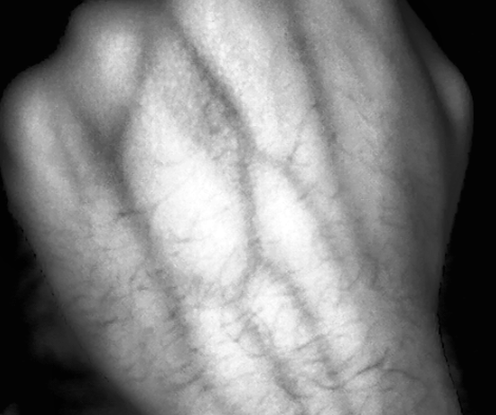
#> input picture IR Image.png, 496 x 415 px, given as the content of the folder C:/Users/chill/Documents/CV Term Project/TopOfHand, which was not available
$ python frangi.py 'IR Image.png'
#> lines starting #> are read from the running program, lines starting #| are printed output that depends on the picture; pictures that were not available may be replaced by others from this repository, and a replacement may not be noted
"""
@author: Cole Hill
University of South Florida
Spring 2020
Computer Vision
"""

from scipy.ndimage import gaussian_filter,gaussian_filter1d,sobel
import numpy as np
import cv2
from cv2 import imread,imwrite
import sys
import numba
import os
import shutil
from tqdm import tqdm
from multiprocessing import Pool,freeze_support

#Blob and structureness parameters as defined in `Frangi-Net: A Neural Network Approach to Vessel Segmentation`
beta = 0.5
c = 1

def build_image_tensor(image,sigma=1):
    """
    Builds image tensor H matrix
    Returns Hxx, Hxy, Hyy
    """
    Hxx = gaussian_filter1d(image,sigma,axis=1,order=2)
    Hyy = gaussian_filter1d(image,sigma,axis=0,order=2)
    Hxy = gaussian_filter(image,sigma,order=2)
    return Hxx, Hxy, Hyy

def calculate_eigs(Hxx,Hxy,Hyy):
    """
    Calculates eigen values for pixel point
    """
    l1 = (Hxx + Hyy) + np.sqrt( (Hxx-Hyy)**2 +4*Hxy**2 )
    l1/=2
    l2 = (Hxx + Hyy) - np.sqrt( (Hxx-Hyy)**2 +4*Hxy**2 )
    l2/=2
    return l1,l2

def calculate_vesselness(l1,l2,beta,c):
    """
    Calculates vesselness value
    """
    vesselness = np.zeros(shape=l1.shape)

    R = np.abs(l1)/(np.abs(l2)+1e-12)
    S = np.sqrt(l1**2 + l2**2)
    V0_l2pos = np.exp( -(R**2)/(2*beta**2) )
    V0_l2pos *= (1 - np.exp( -(S**2)/(2*c**2) ))
    vesselness = np.where(l2>0,0,V0_l2pos)
    return vesselness

def filter_image(image,sigma=1,beta=.5,c=1):
    """
    Filters image using Frangi filter
    Returns vesselness image and image minus vesselness image
    """
    tmp_image = image.copy()
    Hxx,Hxy,Hyy = build_image_tensor(image,sigma=sigma)
    l1,l2 = calculate_eigs(Hxx,Hxy,Hyy)
    vesselness = calculate_vesselness(l1,l2,beta,c)
    vesselness = invert_vesselness(vesselness,image)
    sub = tmp_image-vesselness
    sub = clean_image(sub)
    vesselness = clean_image(vesselness)
    return vesselness,sub

def clean_image(image):
    """
    Ensures image is in correct format
    """
    image = image*255
    image = image.astype(int)
    image = np.where(image<0,0,image)
    image = np.where(image>255,255,image)
    image = np.where(image==np.nan,0,image)
    image = np.where(image==np.inf,0,image)
    return image

@numba.jit
def thresh(img,val):
    for i in numba.prange(img.shape[0]):
        for j in numba.prange(img.shape[1]):
            if img[i,j]<val:
                img[i,j] = 0
    return img

@numba.jit
def invert_vesselness(vesselness,image):
    ret = vesselness.copy()
    for i in numba.prange(image.shape[0]):
        for j in numba.prange(image.shape[1]):
            if image[i,j]>0:
                v = vesselness[i,j]
                if v>0.001:
                    ret[i,j]=0
                else:
                    ret[i,j]=1
    return ret

def process_image(img_path,beta,c,sigma,vessel_mask='vesselness.png',highlighted='sub.png'):
    image = imread(img_path)
    image = cv2.resize(image,(image.shape[1]*3,image.shape[0]*3))
    out_im = image.copy()

    image = cv2.cvtColor(image,cv2.COLOR_BGR2GRAY)
    image = thresh(image,70)
    image = cv2.normalize(image, image, 0, 255,norm_type=cv2.NORM_MINMAX)

    image= image/255
    vesselness, sub = filter_image(image,sigma=sigma,beta=beta,c=c)
    imwrite(vessel_mask,vesselness)


    for i in range(out_im.shape[0]):
        for j in range(out_im.shape[1]):
            if vesselness[i,j]>0 :#and vesselness[i,j]<250:
                out_im[i,j] = [0,255,0]
    imwrite(highlighted,out_im)

def batch_process_image(img_path):
    img_path = img_path[0]
    beta,c,sigma = 1 ,.00001 , 30
    data_set_path = r"C:\Users\chill\Documents\CV Term Project\Images"
    data_set_path = r"C:\Users\chill\Documents\CV Term Project\TopOfHand"
    image = os.path.split(img_path)[-1]
    vessel_path = os.path.join('toh_vessel_images',"v_"+image)
    highlight_path = os.path.join('toh_highlight_images',"h_"+image)
    selected_path  = os.path.join('toh_selected_images',image)

    shutil.copyfile(img_path,selected_path)
    process_image(img_path,beta,c,sigma,vessel_mask=vessel_path,highlighted=highlight_path)


if __name__ == "__main__":

    freeze_support()

    # beta,c,sigma = map(float,sys.argv[1:])
    beta,c,sigma = 1 ,.00006 , 10
    # img_path = r"C:\Users\chill\Documents\CV Term Project\Images\002_l_850_05.jpg"
    # process_image(img_path,beta,c,sigma)

    data_set_path = r"C:\Users\chill\Documents\CV Term Project\Images"
    data_set_path = r"C:\Users\chill\Documents\CV Term Project\TopOfHand"
    images = os.listdir(data_set_path)
    # [7 lines of commented-out code are left out]

    os.makedirs("toh_selected_images",exist_ok=True)
    os.makedirs("toh_vessel_images",exist_ok=True)
    os.makedirs("toh_highlight_images",exist_ok=True)

    p = Pool(5)
    batch_size=5
    batches = []


    for image in tqdm(images):
        img_path = os.path.join(data_set_path,image)
        batches.append(tuple([img_path]))

        if len(batches)==batch_size:
            p.map(batch_process_image,batches)
            batches = []

    if len(batches)>0:
        p.map(batch_process_image,batches)
#> in process_image, image is the input picture: shape (415, 496, 3); min 0, max 255, mean 128
#> in calculate_eigs, `l1 = (Hxx + Hyy) + np.sqrt( (Hxx-Hyy)**2 +4*Hxy**2 )`:
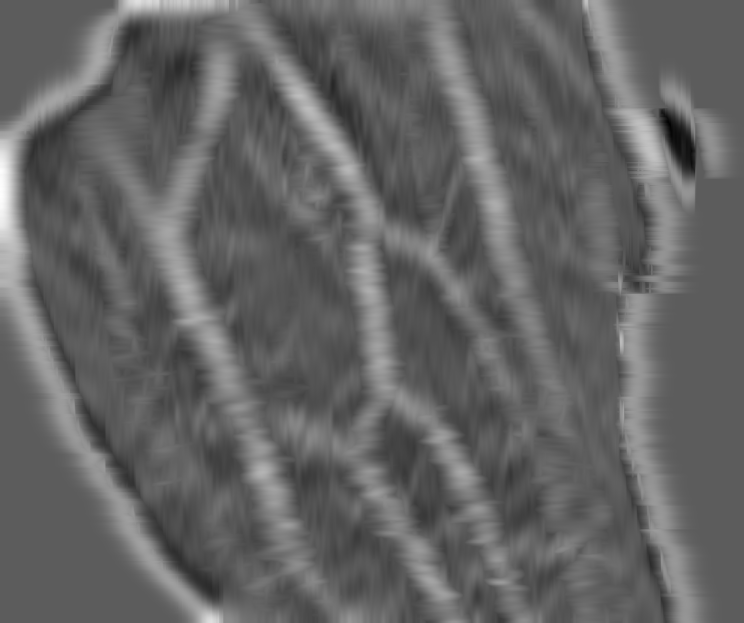
#> l1: shape (1245, 1488) float64 (shown at 1/2 size); min -0.000282, max 0.000499, mean 2.59e-05; drawn with min black and max white
#> in calculate_eigs, `l2 = (Hxx + Hyy) - np.sqrt( (Hxx-Hyy)**2 +4*Hxy**2 )`:
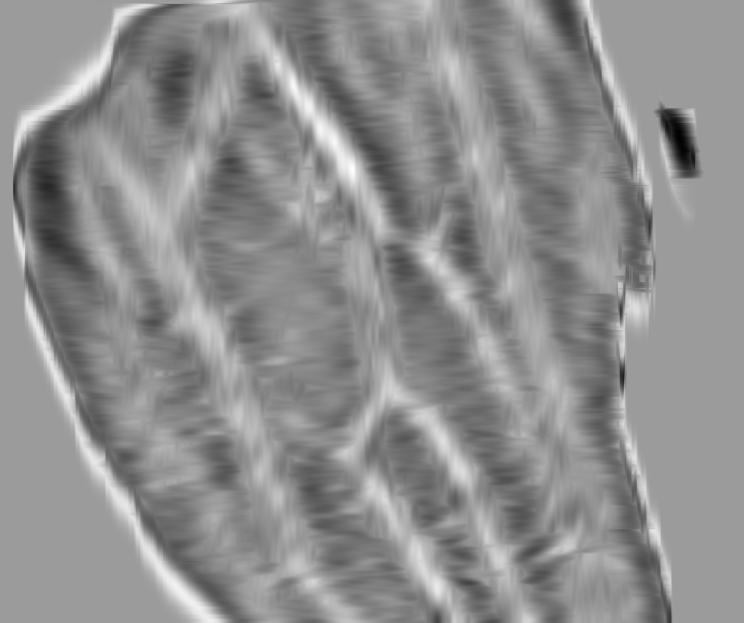
#> l2: shape (1245, 1488) float64 (shown at 1/2 size); min -0.000358, max 0.000231, mean -2.81e-05; drawn with min black and max white
#> in calculate_vesselness, `S = np.sqrt(l1**2 + l2**2)`:
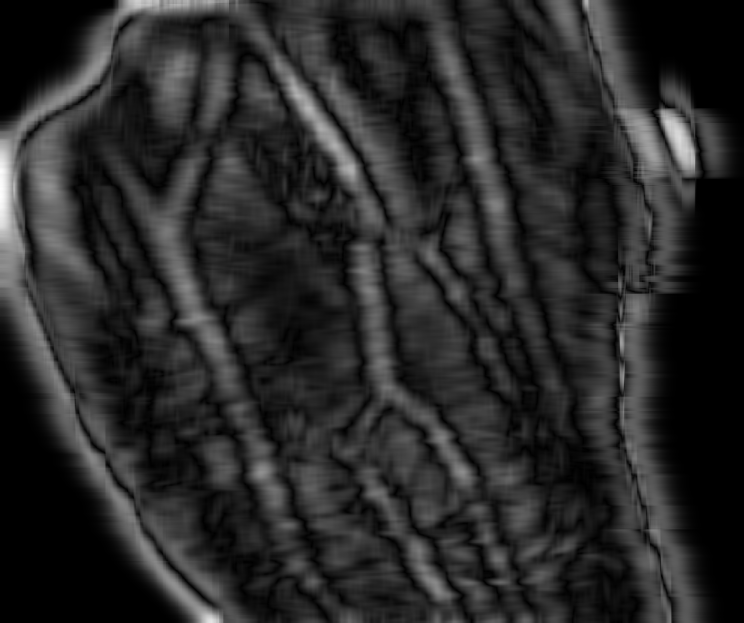
#> S: shape (1245, 1488) float64 (shown at 1/2 size); min 0, max 0.00025, mean 4.08e-05; drawn with min black and max white
#> in calculate_vesselness, `V0_l2pos *= (1 - np.exp( -(S**2)/(2*c**2) ))`:
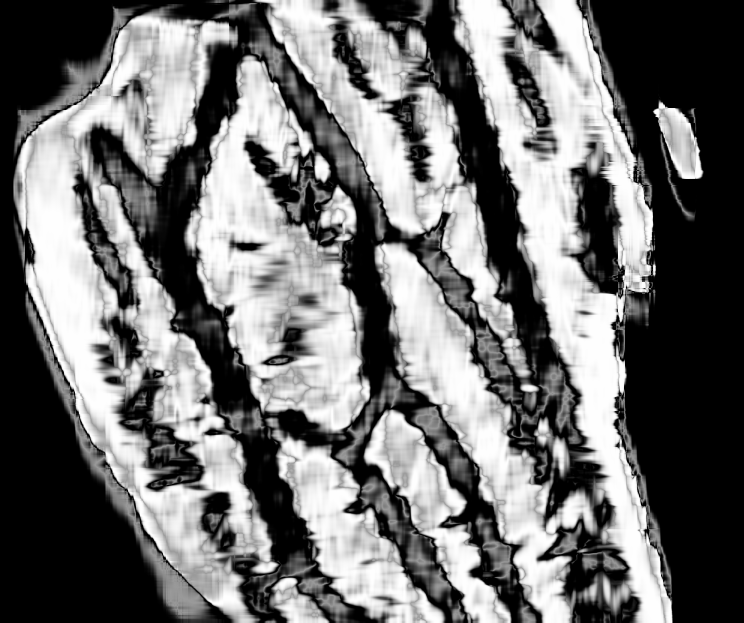
#> V0_l2pos: shape (1245, 1488) float64 (shown at 1/2 size); min 0, max 1, mean 0.443
#> in filter_image, `sub = tmp_image-vesselness`:
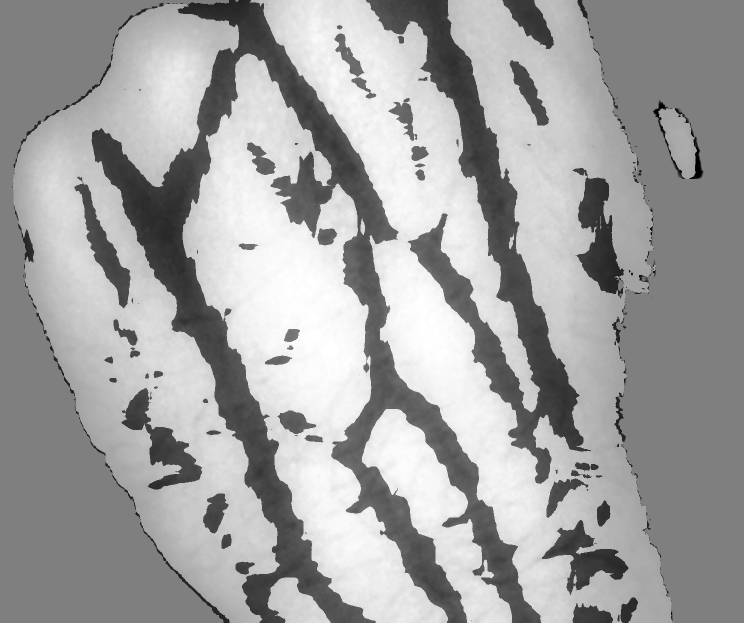
#> sub: shape (1245, 1488) float64 (shown at 1/2 size); min -1, max 1, mean 0.272; drawn with min black and max white
#> in clean_image (call 2), `image = image.astype(int)`:
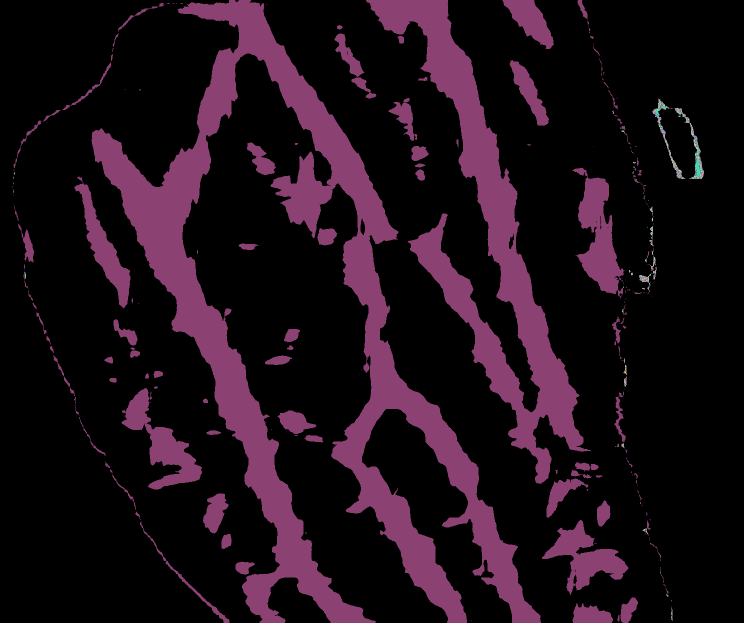
#> image: shape (1245, 1488) int64 (shown at 1/2 size); 256 distinct labels, from 0 to 255; one colour per label, 0 black
#> after the loop in process_image, `for i in range(out_im.shape[0]):`:
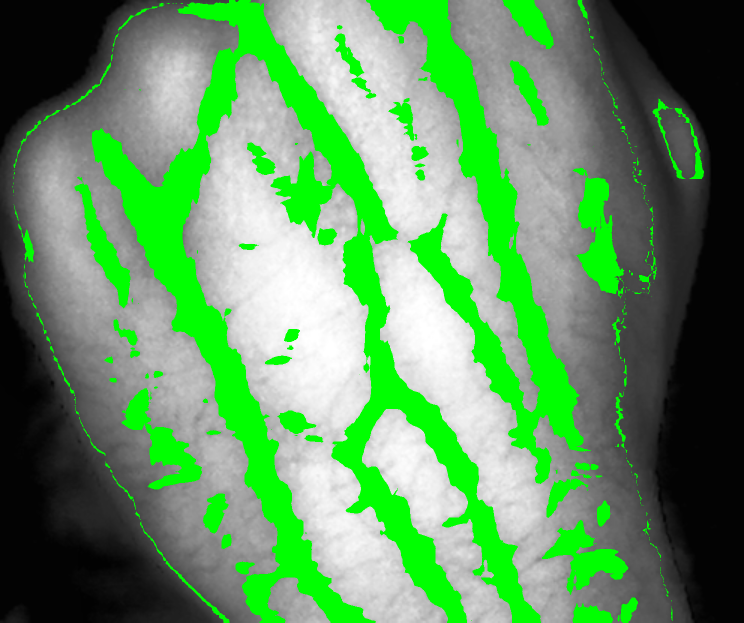
#> out_im: shape (1245, 1488, 3) (shown at 1/2 size); mean B, G, R 96.9, 150.2, 96.9

$ run again, on IR Image2.png
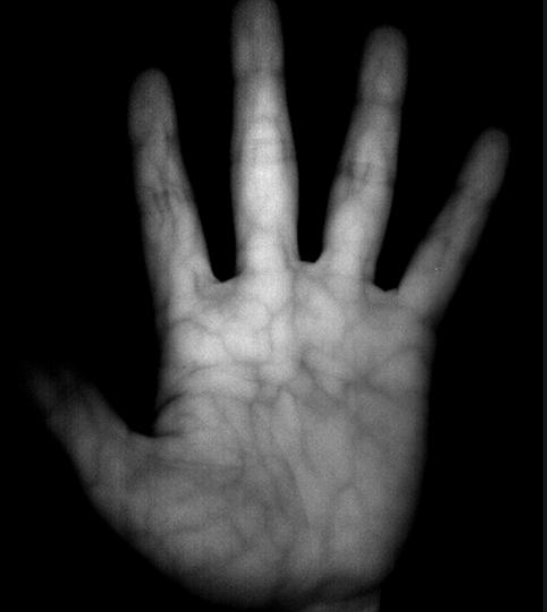
#> input picture IR Image2.png, 547 x 612 px, given as the content of the folder C:/Users/chill/Documents/CV Term Project/TopOfHand, which was not available
#> in process_image, image is the input picture: shape (612, 547, 3); mean B, G, R 45.3, 45.3, 45.3
#> in clean_image (call 2), `image = image.astype(int)`:
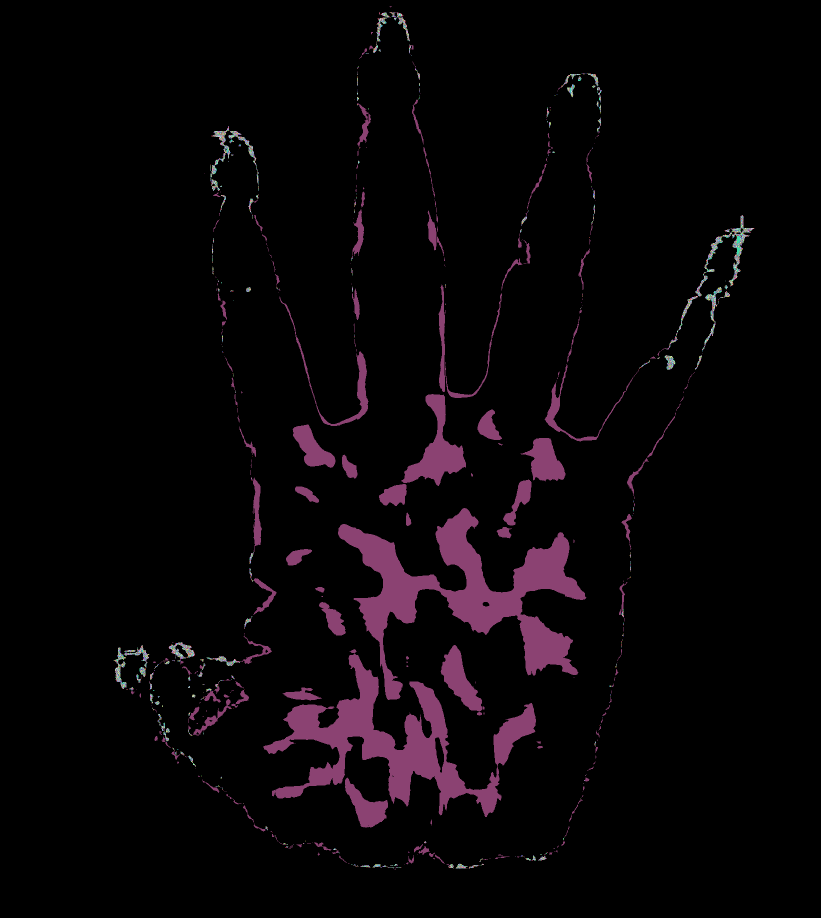
#> image: shape (1836, 1641) int64 (shown at 1/2 size); 256 distinct labels, from 0 to 255; one colour per label, 0 black
#> after the loop in process_image, `for i in range(out_im.shape[0]):`:
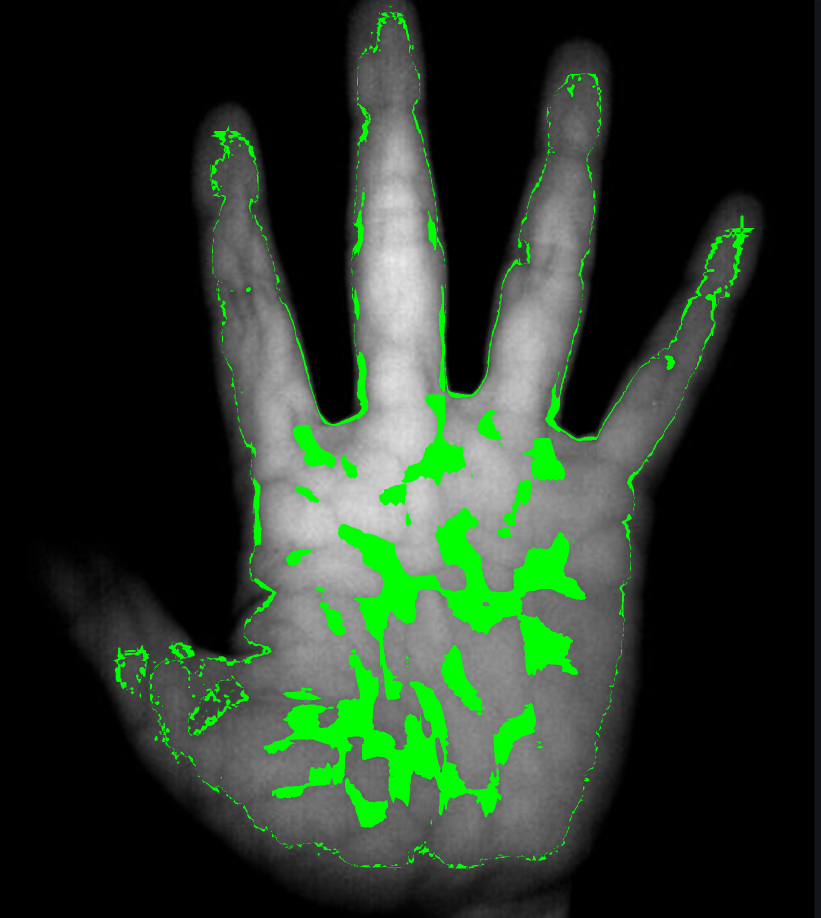
#> out_im: shape (1836, 1641, 3) (shown at 1/2 size); mean B, G, R 38.7, 54, 38.7

$ run again, on pred136.jpg
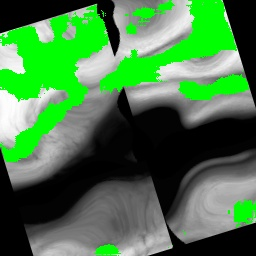
#> input picture pred136.jpg, 256 x 256 px, given as the content of the folder C:/Users/chill/Documents/CV Term Project/TopOfHand, which was not available
#> in process_image, image is the input picture: shape (256, 256, 3); mean B, G, R 71.1, 122.4, 70.9
#> in clean_image (call 2), `image = image.astype(int)`:
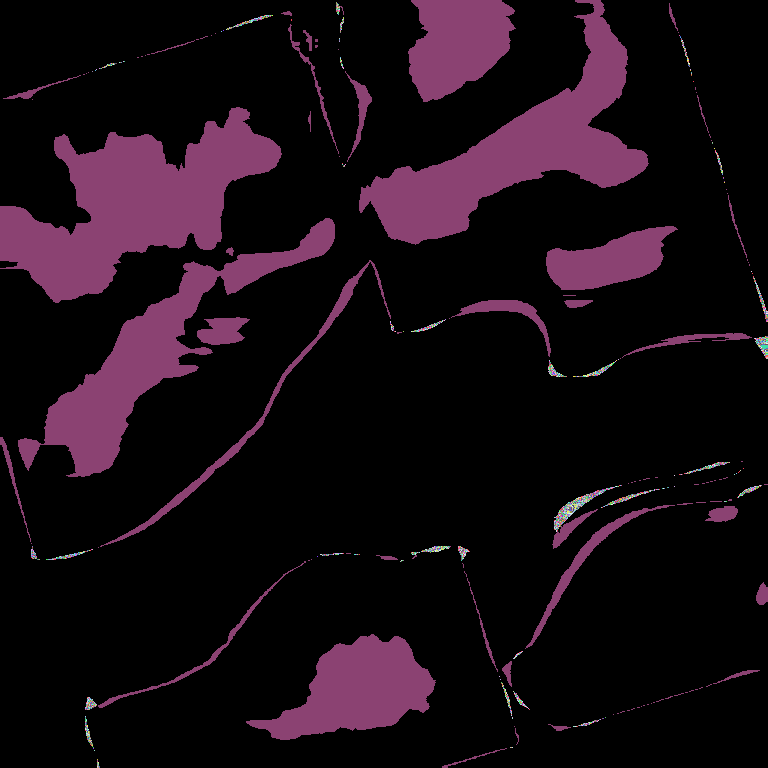
#> image: shape (768, 768) int64; 256 distinct labels, from 0 to 255; one colour per label, 0 black
#> after the loop in process_image, `for i in range(out_im.shape[0]):`:
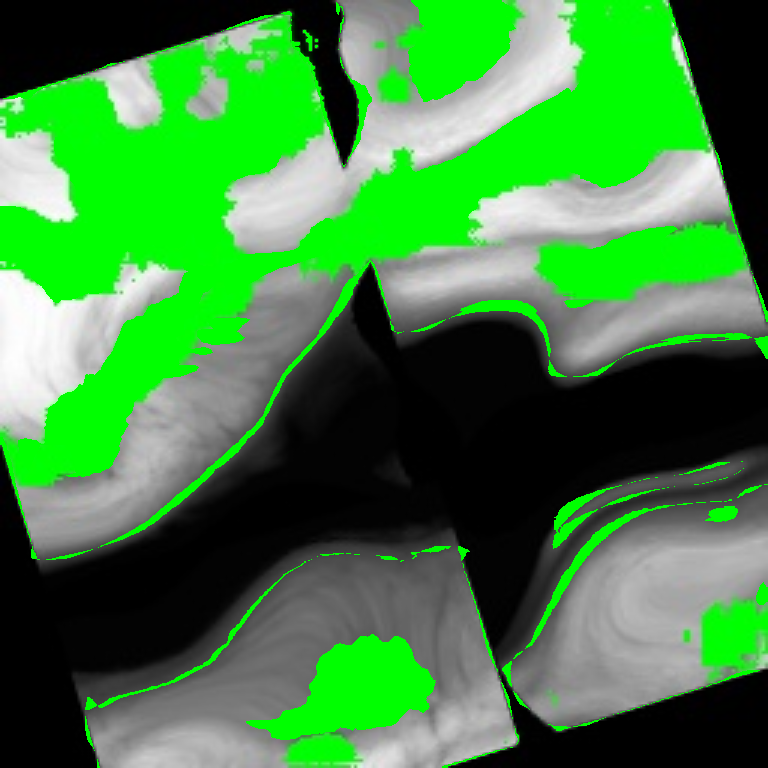
#> out_im: shape (768, 768, 3); mean B, G, R 63.4, 131.9, 63.3
